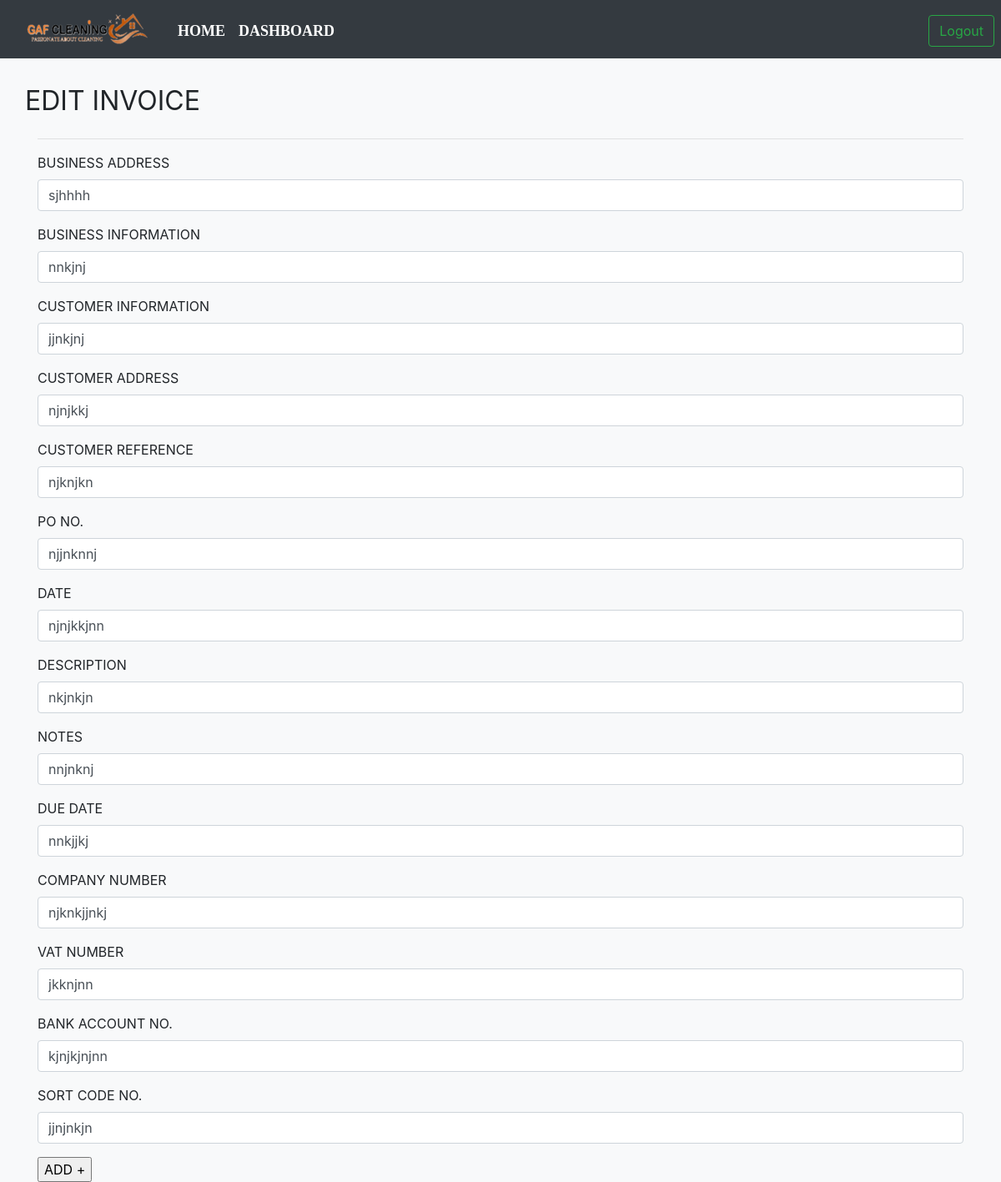
Screenshot of /invoice/edit/1/ with the database file from the repository.
### pages/models.py (models this page shows, shortened)
class Invoice(models.Model):
    business_address = models.CharField(max_length=100)
    business_information = models.CharField(max_length=100)
    customer_information = models.CharField(max_length=100)
    customer_address = models.CharField(max_length=100)
    customer_reference = models.CharField(max_length=100)
    po_no = models.CharField(max_length=100)
    date = models.CharField(max_length=100)
    description = models.CharField(max_length=100)
    discount = models.CharField(max_length=100)
    notes = models.TextField(max_length=1000)
    due_date = models.CharField(max_length=100)
    company_number = models.CharField(max_length=100)
    vat_number = models.CharField(max_length=100)
    bank_account_no = models.CharField(max_length=100)
    sort_code_no = models.CharField(max_length=100)

### pages/views.py (the view, shortened to what this page needs)
# urls.py: path("invoice/edit/<int:inv_id>/", editInvoice, name="editInvoice"),
def editInvoice(request, inv_id):
    obj = Invoice.objects.get(id=inv_id)
    context = {
        "obj":obj
    }
    return render(request, "editInvoice.html", context)

### templates/editInvoice.html (shortened to what this page needs)
{% load static %}
<!DOCTYPE html>
<html lang="en">
<head>
    <link rel="stylesheet" href="{% static 'header.css' %}">
    <link rel="stylesheet" href="https://cdnjs.cloudflare.com/ajax/libs/animate.css/3.7.2/animate.min.css">
    <link rel="stylesheet" href="https://maxcdn.bootstrapcdn.com/bootstrap/4.0.0/css/bootstrap.min.css" >
</head>
<body class="bg-light">
  <nav class="navbar navbar-expand-lg navbar-dark bg-dark">
  <div class="container-fluid mt-1">
    <a href="{% url 'home' %}" class="pull-left" ><img src="{% static 'images/logo1.png' %}"></a>
    <div class="collapse navbar-collapse" id="navbarSupportedContent">
      <ul class="navbar-nav me-auto mb-2 mb-lg-0 mx-4">
        <li class="nav-item">
          <a class="nav-link active" aria-current="page" href="{% url 'home' %}">Home</a>
        </li>
        <li class="nav-item">
          <a class="nav-link active" aria-current="page" href="{% url 'dashboard' %}">Dashboard</a>
        </li>
	    </ul>
        <div class="btn-group mx-2" role="group" aria-label="Basic outlined example"  style="position: absolute; right: 0;">
          <a href="{% url 'logout' %}"><button type="button" class="btn btn-outline-success">Logout</button></a>
        </div>
    </div>
  </div>
</nav>
<div class="container">
    <br />
    <div class="row" style="justify-content: space-between;">
    <h1> <b> <small>EDIT INVOICE</small></b> </h1>
</div>
<hr />
<form method="POST"> {% csrf_token %}
    <div class="form-group">
        <label for="exampleInputEmail1">BUSINESS ADDRESS</label>
        <input type="text" name="business_address" value="{{ obj.business_address }}" class="form-control" id="exampleInputEmail1" placeholder="Enter ">
      </div>
      <div class="form-group">
        <label for="exampleInputEmail1">BUSINESS INFORMATION</label>
        <input type="text" name="business_information" value="{{ obj.business_information  }}" class="form-control" id="exampleInputEmail1" placeholder="Enter ">
      </div>
      <div class="form-group">
        <label for="exampleInputEmail1">CUSTOMER INFORMATION</label>
        <input type="text" name="customer_information" value="{{ obj.customer_information }}" class="form-control" id="exampleInputEmail1" placeholder="Enter ">
      </div>
      <div class="form-group">
        <label for="exampleInputEmail1">CUSTOMER ADDRESS</label>
        <input type="text" name="customer_address" value="{{ obj.customer_address }}"  class="form-control" id="exampleInputEmail1" placeholder="Enter ">
      </div>
      <div class="form-group">
        <label for="exampleInputEmail1">CUSTOMER REFERENCE</label>
        <input type="text" name="customer_reference" value="{{ obj.customer_reference }}" class="form-control" id="exampleInputEmail1" placeholder="Enter{{ obj.productivity_report }}" class="form-control" id="exampleInputEmail1" placeholder="Enter ">
      </div>
      <div class="form-group">
        <label for="exampleInputEmail1">PO NO.</label>
        <input type="text" name="po_no" value="{{ obj.po_no }}" class="form-control" id="exampleInputEmail1" placeholder="Enter ">
      </div>
      <div class="form-group">
        <label for="exampleInputEmail1">DATE </label>
        <input type="text" name="date" value="{{ obj.date }}" class="form-control" id="exampleInputEmail1" placeholder="Enter ">
      </div>
      <div class="form-group">
        <label for="exampleInputEmail1">DESCRIPTION </label>
        <input type="text" name="description" value="{{ obj.description }}"  class="form-control" id="exampleInputEmail1" placeholder="Enter ">
      </div>
      <div class="form-group">
        <label for="exampleInputEmail1">NOTES</label>
        <input type="text" name="notes" value="{{ obj.notes }}"  class="form-control" id="exampleInputEmail1" placeholder="Enter ">
      </div>
      <div class="form-group">
        <label for="exampleInputEmail1">DUE DATE</label>
        <input type="text" name="due_date" value="{{ obj.due_date }}" class="form-control" id="exampleInputEmail1" placeholder="Enter ">
      </div>
      <div class="form-group">
        <label for="exampleInputEmail1">COMPANY NUMBER</label>
        <input type="text" name="company_number" value="{{ obj.company_number }}" class="form-control" id="exampleInputEmail1" placeholder="Enter{{ obj.productivity_report }}" class="form-control" id="exampleInputEmail1" placeholder="Enter ">
      </div>
      <div class="form-group">
        <label for="exampleInputEmail1">VAT NUMBER</label>
        <input type="text" name="vat_number" value="{{ obj.vat_number }}" class="form-control" id="exampleInputEmail1" placeholder="Enter{{ obj.productivity_report }}" class="form-control" id="exampleInputEmail1" placeholder="Enter ">
      </div>
      <div class="form-group">
        <label for="exampleInputEmail1">BANK ACCOUNT NO.</label>
        <input type="text" name="bank_account_no" value="{{ obj.bank_account_no }}" class="form-control" id="exampleInputEmail1" placeholder="Enter{{ obj.productivity_report }}" class="form-control" id="exampleInputEmail1" placeholder="Enter ">
      </div>
      <div class="form-group">
        <label for="exampleInputEmail1">SORT CODE NO.</label>
        <input type="text" name="sort_code_no" value="{{ obj.sort_code_no }}" class="form-control" id="exampleInputEmail1" placeholder="Enter{{ obj.productivity_report }}" class="form-control" id="exampleInputEmail1" placeholder="Enter ">
      </div>
    <input type="submit" value="ADD +" />
</form>
</div>

### static/header.css (style rules this page uses)
.navbar-nav a { font-family: consolas; font-size: 18px; text-transform: uppercase; font-weight: bold; }
.navbar-nav { text-align: center; }
.nav-link { padding: .2rem 1rem; }
button { color: #f06e03; padding: 10px 25px; background: transparent; border: 3px solid rgb(0, 0, 0); border-radius: 20px; outline: none; cursor: pointer; }
body { padding: 0; margin: 0; background-color: #17141d; color: white; font-family: 'DM Mono', monospace; }

### rows the page displays
Invoice: business_address "sjhhhh", business_information "nnkjnj", customer_information "jjnkjnj", customer_address "njnjkkj", customer_reference "njknjkn", po_no "njjnknnj", date "njnjkkjnn", description "nkjnkjn", notes "nnjnknj", due_date "nnkjjkj", company_number "njknkjjnkj", vat_number "jkknjnn", bank_account_no "kjnjkjnjnn", sort_code_no "jjnjnkjn"
